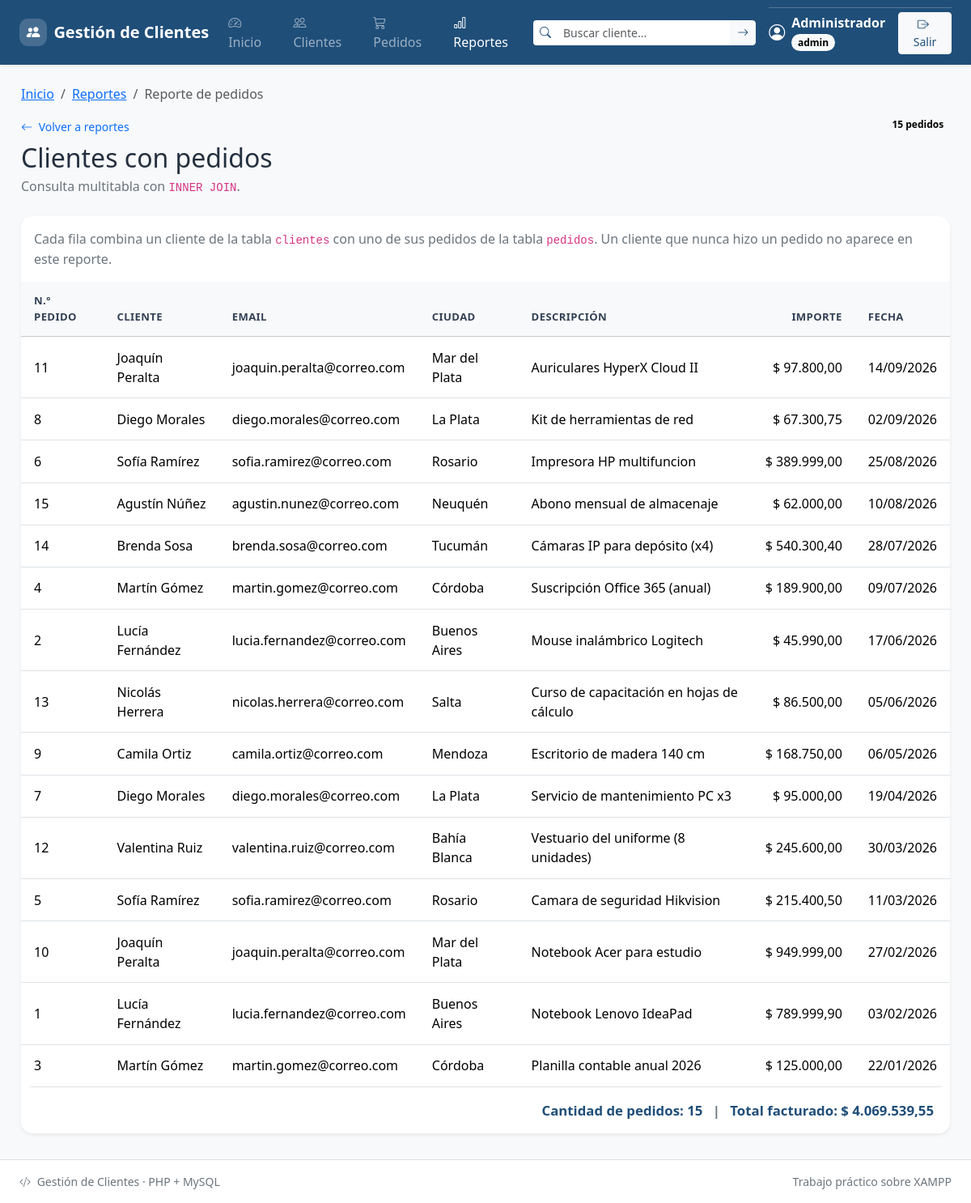
Screenshot of /reporte_pedidos.php (signed in) with the database file from the repository.
### tables this page shows
CREATE TABLE `pedidos` (
  `id` int(11) NOT NULL,
  `cliente_id` int(11) NOT NULL,
  `descripcion` varchar(150) NOT NULL,
  `importe` decimal(10,2) NOT NULL,
  `fecha_pedido` date NOT NULL
);

CREATE TABLE `clientes` (
  `id` int(11) NOT NULL,
  `nombre` varchar(80) NOT NULL,
  `email` varchar(120) NOT NULL,
  `telefono` varchar(30) DEFAULT NULL,
  `ciudad` varchar(60) DEFAULT NULL,
  `fecha_alta` date NOT NULL
);

### includes/funciones.php (called while the page is built, shortened)
<?php
function e($texto): string
{
    return htmlspecialchars(
        (string) ($texto ?? ''),
        ENT_QUOTES | ENT_SUBSTITUTE,
        'UTF-8'
    );
}
    ?>

### reporte_pedidos.php (the view, shortened to what this page needs)
<?php
require_once __DIR__ . '/includes/funciones.php';
$conexion = obtener_conexion();
$sql = 'SELECT c.nombre      AS cliente_nombre,
               c.email       AS cliente_email,
               c.ciudad      AS cliente_ciudad,
               p.id          AS pedido_id,
               p.descripcion AS pedido_descripcion,
               p.importe     AS pedido_importe,
               p.fecha_pedido
        FROM clientes c
        INNER JOIN pedidos p ON p.cliente_id = c.id
        ORDER BY p.fecha_pedido DESC, p.id DESC';
$stmt = $conexion->query($sql);
$pedidos = $stmt->fetchAll(PDO::FETCH_ASSOC);
$totalPedidos = count($pedidos);
$totalFacturado = 0.0;
foreach ($pedidos as $pedido) {
    $totalFacturado += (float) $pedido['pedido_importe'];
}
require_once __DIR__ . '/includes/header.php';
require_once __DIR__ . '/includes/menu.php';
require_once __DIR__ . '/includes/breadcrumbs.php';
?>
<main id="contenidoPrincipal" class="contenedor">
    <div class="d-flex flex-column flex-md-row justify-content-between
                align-items-md-start gap-3 mb-4">
        <div>
            <a href="reportes/index.php" class="small text-decoration-none">
                <i class="bi bi-arrow-left me-1" aria-hidden="true"></i>
                Volver a reportes
            </a>
            <h2 class="mt-2 mb-1">Clientes con pedidos</h2>
            <p class="text-secondary mb-0">
                Consulta multitabla con <code>INNER JOIN</code>.
            </p>
        </div>
        <span class="badge text-bg-light align-self-start">
            <?= (int) $totalPedidos ?> pedidos
        </span>
    </div>
    <div class="card border-0 shadow-sm">
        <div class="card-body p-0">
            <p class="text-secondary px-3 pt-3">
                Cada fila combina un cliente de la tabla <code>clientes</code> con
                uno de sus pedidos de la tabla <code>pedidos</code>.
                Un cliente que nunca hizo un pedido no aparece en este reporte.
            </p>
            <?php if ($totalPedidos === 0): ?>
                <p class="sin-resultados p-3">Todavía no hay pedidos para mostrar.</p>
            <?php else: ?>
                <div class="table-responsive">
                    <table class="table table-hover align-middle mb-0">
                        <thead class="table-light">
                            <tr>
                                <th scope="col">N.º pedido</th>
                                <th scope="col">Cliente</th>
                                <th scope="col">Email</th>
                                <th scope="col">Ciudad</th>
                                <th scope="col">Descripción</th>
                                <th scope="col" class="text-end">Importe</th>
                                <th scope="col">Fecha</th>
                            </tr>
                        </thead>
                        <tbody>
                            <?php foreach ($pedidos as $pedido): ?>
                                <tr>
                                    <td><?= (int) $pedido['pedido_id'] ?></td>
                                    <td><?= e($pedido['cliente_nombre']) ?></td>
                                    <td><?= e($pedido['cliente_email']) ?></td>
                                    <td><?= e($pedido['cliente_ciudad']) ?></td>
                                    <td><?= e($pedido['pedido_descripcion']) ?></td>
                                    <td class="text-end text-nowrap">
                                        $ <?= e(number_format((float) $pedido['pedido_importe'], 2, ',', '.')) ?>
                                    </td>
                                    <td><?= e(date('d/m/Y', strtotime($pedido['fecha_pedido']))) ?></td>
                                </tr>
                            <?php endforeach; ?>
                        </tbody>
                    </table>
                </div>
                <p class="total">
                    Cantidad de pedidos: <?= (int) $totalPedidos ?>
                    <span class="text-secondary mx-2">|</span>
                    Total facturado:
                    $ <?= e(number_format($totalFacturado, 2, ',', '.')) ?>
                </p>
            <?php endif; ?>
        </div>
    </div>
</main>
<?php require_once __DIR__ . '/includes/footer.php'; ?>

### css/estilos.css (style rules this page uses)
:root { --gc-primary: #1f4e79; --gc-primary-dark: #163d5f; --gc-primary-soft: #e8f1fb; --gc-surface: #ffffff; --gc-page: #f2f5f9; --gc-text: #24303f; --gc-muted: #64748b; --gc-border: #dbe4ee; --gc-radius: 0.9rem; --gc-shadow: 0 0.5rem 1.5rem rgba(31, 78, 121, 0.08); }
body { font-family: "Segoe UI", Tahoma, Arial, sans-serif; color: var(--gc-text); background-color: var(--gc-page); }
.contenedor { width: 100%; max-width: 1180px; margin: 0 auto; padding: 1.5rem 1rem 2rem; }
main.contenedor { flex: 1 0 auto; }
.tarjeta, .card { border-radius: var(--gc-radius); }
.table-responsive { border-radius: 0 0 var(--gc-radius) var(--gc-radius); }
.table > :not(caption) > * > * { padding: 0.85rem 1rem; }
.table thead th { color: #334155; font-size: 0.82rem; letter-spacing: 0.03em; text-transform: uppercase; }
.total { margin: 1rem 1.25rem; text-align: right; color: var(--gc-primary); font-weight: 700; font-size: 1.05rem; }

### rows the page displays
pedidos: id "11", cliente.nombre "Joaquín Peralta", cliente.email "joaquin.peralta@correo.com", cliente.ciudad "Mar del Plata", descripcion "Auriculares HyperX Cloud II", importe "97.800,00", fecha_pedido "14/09/2026"
pedidos: id "8", cliente.nombre "Diego Morales", cliente.email "diego.morales@correo.com", cliente.ciudad "La Plata", descripcion "Kit de herramientas de red", importe "67.300,75", fecha_pedido "02/09/2026"
pedidos: id "6", cliente.nombre "Sofía Ramírez", cliente.email "sofia.ramirez@correo.com", cliente.ciudad "Rosario", descripcion "Impresora HP multifuncion", importe "389.999,00", fecha_pedido "25/08/2026"
pedidos: id "15", cliente.nombre "Agustín Núñez", cliente.email "agustin.nunez@correo.com", cliente.ciudad "Neuquén", descripcion "Abono mensual de almacenaje", importe "62.000,00", fecha_pedido "10/08/2026"
pedidos: id "14", cliente.nombre "Brenda Sosa", cliente.email "brenda.sosa@correo.com", cliente.ciudad "Tucumán", descripcion "Cámaras IP para depósito (x4)", importe "540.300,40", fecha_pedido "28/07/2026"
pedidos: id "4", cliente.nombre "Martín Gómez", cliente.email "martin.gomez@correo.com", cliente.ciudad "Córdoba", descripcion "Suscripción Office 365 (anual)", importe "189.900,00", fecha_pedido "09/07/2026"
pedidos: id "2", cliente.nombre "Lucía Fernández", cliente.email "lucia.fernandez@correo.com", cliente.ciudad "Buenos Aires", descripcion "Mouse inalámbrico Logitech", importe "45.990,00", fecha_pedido "17/06/2026"
pedidos: id "13", cliente.nombre "Nicolás Herrera", cliente.email "nicolas.herrera@correo.com", cliente.ciudad "Salta", descripcion "Curso de capacitación en hojas de cálculo", importe "86.500,00", fecha_pedido "05/06/2026"
pedidos: id "9", cliente.nombre "Camila Ortiz", cliente.email "camila.ortiz@correo.com", cliente.ciudad "Mendoza", descripcion "Escritorio de madera 140 cm", importe "168.750,00", fecha_pedido "06/05/2026"
pedidos: id "7", cliente.nombre "Diego Morales", cliente.email "diego.morales@correo.com", cliente.ciudad "La Plata", descripcion "Servicio de mantenimiento PC x3", importe "95.000,00", fecha_pedido "19/04/2026"
pedidos: id "12", cliente.nombre "Valentina Ruiz", cliente.email "valentina.ruiz@correo.com", cliente.ciudad "Bahía Blanca", descripcion "Vestuario del uniforme (8 unidades)", importe "245.600,00", fecha_pedido "30/03/2026"
pedidos: id "5", cliente.nombre "Sofía Ramírez", cliente.email "sofia.ramirez@correo.com", cliente.ciudad "Rosario", descripcion "Camara de seguridad Hikvision", importe "215.400,50", fecha_pedido "11/03/2026"
pedidos: id "10", cliente.nombre "Joaquín Peralta", cliente.email "joaquin.peralta@correo.com", cliente.ciudad "Mar del Plata", descripcion "Notebook Acer para estudio", importe "949.999,00", fecha_pedido "27/02/2026"
pedidos: id "1", cliente.nombre "Lucía Fernández", cliente.email "lucia.fernandez@correo.com", cliente.ciudad "Buenos Aires", descripcion "Notebook Lenovo IdeaPad", importe "789.999,90", fecha_pedido "03/02/2026"
pedidos: id "3", cliente.nombre "Martín Gómez", cliente.email "martin.gomez@correo.com", cliente.ciudad "Córdoba", descripcion "Planilla contable anual 2026", importe "125.000,00", fecha_pedido "22/01/2026"

### other values shown
$nombreUsuario "Administrador"
$rol "admin"
$texto "Inicio"
$texto "Reportes"
$texto "Reporte de pedidos"
$totalPedidos "15"
$totalFacturado "4.069.539,55"
